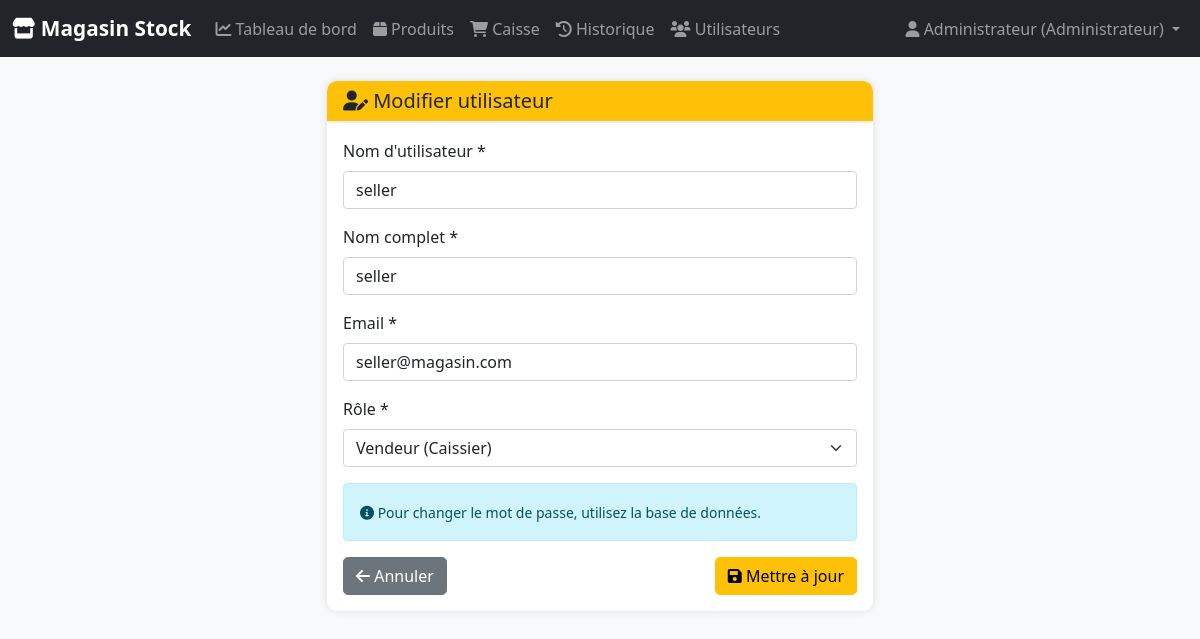
Page /index.php?controller=user&action=edit&id=3 (signed in) on the committed database.
### tables this page shows
CREATE TABLE `users` (
  `id` int(11) NOT NULL,
  `username` varchar(50) NOT NULL,
  `email` varchar(100) NOT NULL,
  `password` varchar(255) NOT NULL,
  `role` enum('admin','seller','supplier') DEFAULT 'seller',
  `full_name` varchar(100) NOT NULL,
  `supplier_id` int(11) DEFAULT NULL COMMENT 'Linked supplier (role supplier only)',
  `created_at` timestamp NOT NULL DEFAULT current_timestamp()
);

### models/User.php (called while the page is built, shortened)
<?php
class User {
    private $conn;
    private $table_name = "users";
    public function __construct($db) {
        $this->conn = $db;
    }
    public function findById($id) {
        $query = "SELECT * FROM " . $this->table_name . " WHERE id = :id LIMIT 1";
        $stmt = $this->conn->prepare($query);
        $stmt->bindParam(":id", $id);
        $stmt->execute();
        return $stmt->fetch(PDO::FETCH_ASSOC);
    }
}
?>

### views/users/edit.php (the view, shortened to what this page needs)
<div class="row justify-content-center">
    <div class="col-md-6">
        <div class="card">
            <div class="card-header bg-warning">
                <h5 class="mb-0">
                    <i class="fas fa-user-edit"></i> Modifier utilisateur
                </h5>
            </div>
            <div class="card-body">
                <form method="POST" action="index.php?controller=user&action=edit&id=<?php echo $user['id']; ?>">
                    <div class="mb-3">
                        <label for="username" class="form-label">Nom d'utilisateur *</label>
                        <input type="text" class="form-control" id="username" name="username"
                               value="<?php echo htmlspecialchars($user['username']); ?>" required>
                    </div>
                    <div class="mb-3">
                        <label for="full_name" class="form-label">Nom complet *</label>
                        <input type="text" class="form-control" id="full_name" name="full_name"
                               value="<?php echo htmlspecialchars($user['full_name']); ?>" required>
                    </div>
                    <div class="mb-3">
                        <label for="email" class="form-label">Email *</label>
                        <input type="email" class="form-control" id="email" name="email"
                               value="<?php echo htmlspecialchars($user['email']); ?>" required>
                    </div>
                    <div class="mb-3">
                        <label for="role" class="form-label">Rôle *</label>
                        <select class="form-select" id="role" name="role" required>
                            <option value="seller" <?php echo $user['role'] == 'seller' ? 'selected' : ''; ?>>Vendeur (Caissier)</option>
                        </select>
                    </div>
                    <div class="alert alert-info">
                        <small><i class="fas fa-info-circle"></i> Pour changer le mot de passe, utilisez la base de données.</small>
                    </div>
                    <div class="d-flex justify-content-between">
                        <a href="index.php?controller=user&action=index" class="btn btn-secondary">
                            <i class="fas fa-arrow-left"></i> Annuler
                        </a>
                        <button type="submit" class="btn btn-warning">
                            <i class="fas fa-save"></i> Mettre à jour
                        </button>
                    </div>
                </form>
            </div>
        </div>
    </div>
</div>

### views/layouts/main.php (style rules this page uses)
body { background-color: #f8f9fa; font-family: 'Segoe UI', Tahoma, Geneva, Verdana, sans-serif; }
.card { border: none; box-shadow: 0 0 10px rgba(0,0,0,0.1); margin-bottom: 20px; border-radius: 10px; }
.card-header { background-color: #fff; border-bottom: 2px solid #f0f0f0; font-weight: bold; border-radius: 10px 10px 0 0 !important; }
.btn { border-radius: 5px; }

### rows in the picture
users: username "seller", full_name "seller", email "seller@magasin.com", role "Vendeur (Caissier)"

### other values in the picture
$_SESSION['user_name'] "Administrateur"
$roleLabel "Administrateur"
